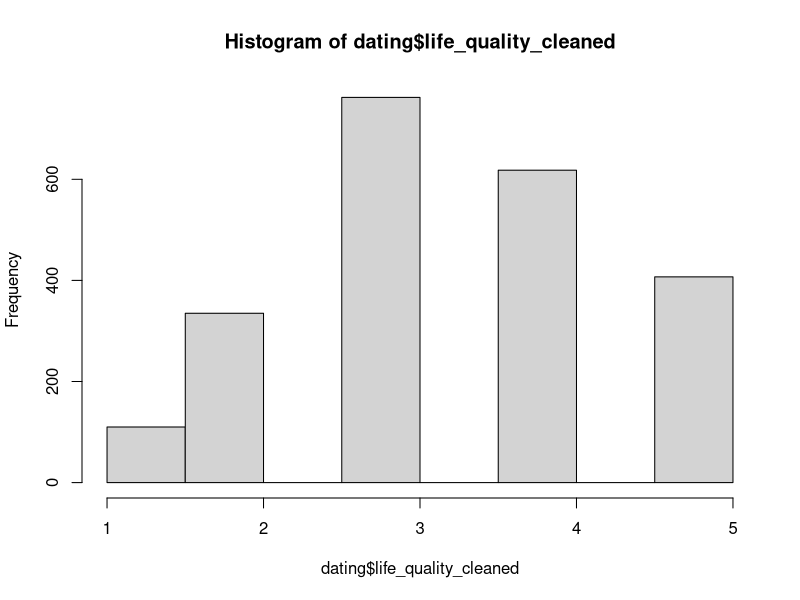
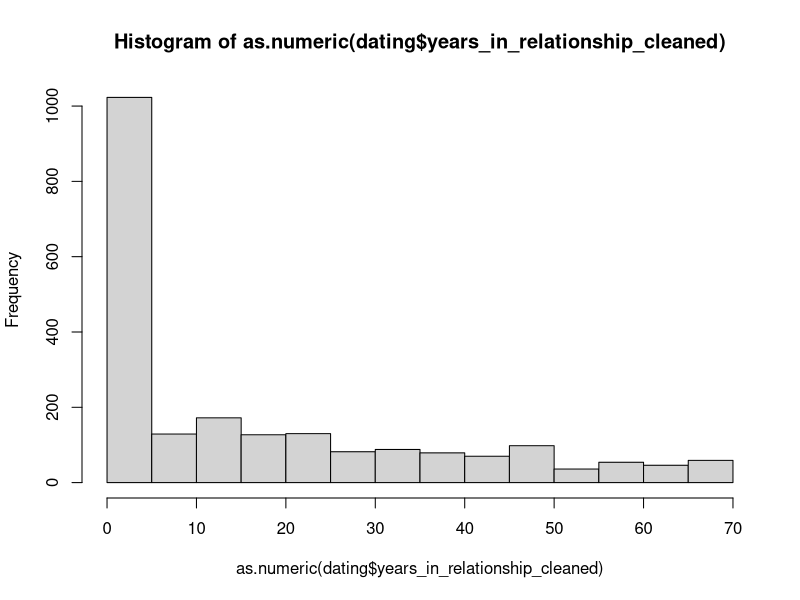
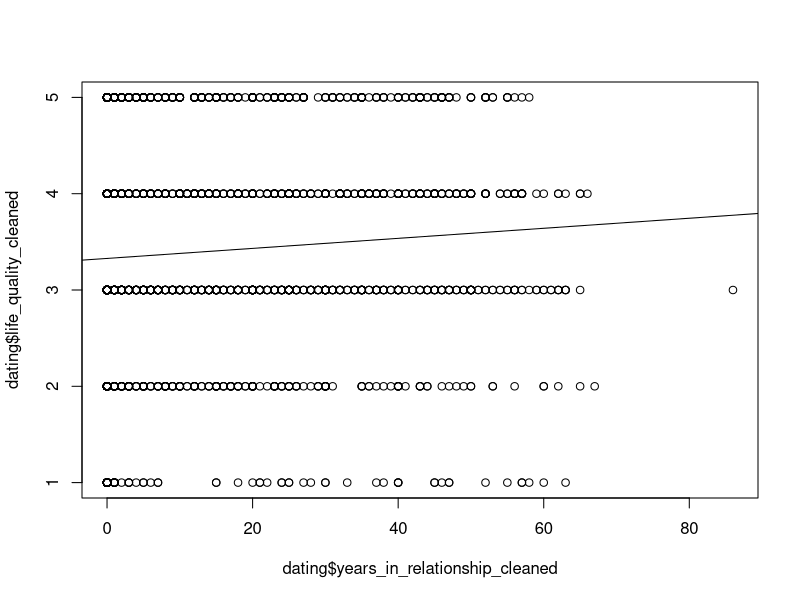
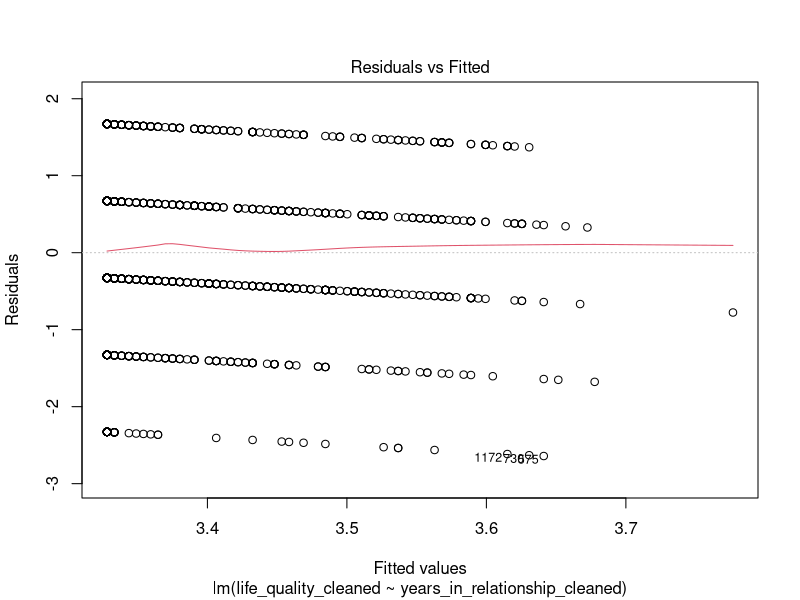
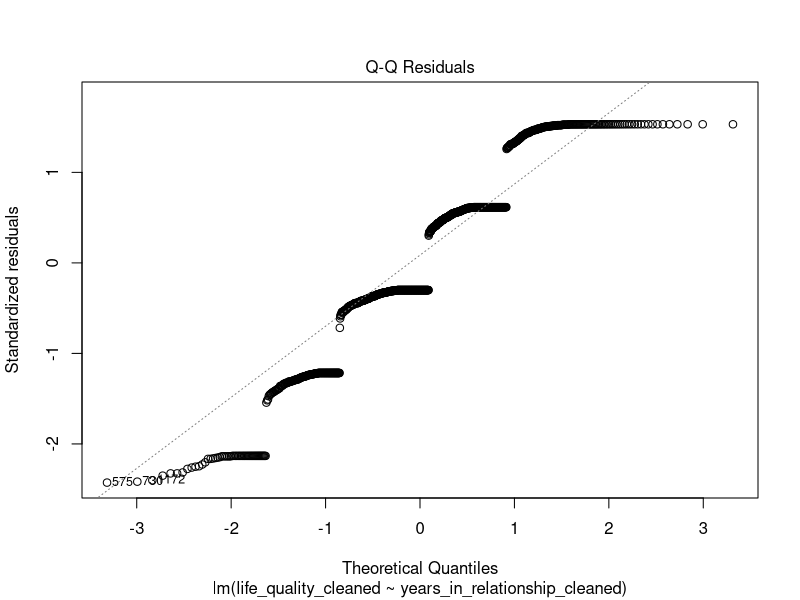
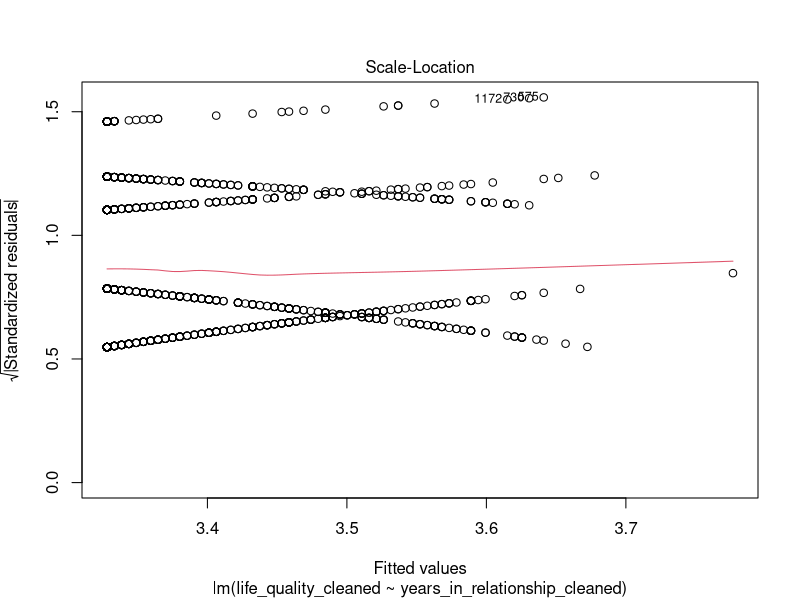
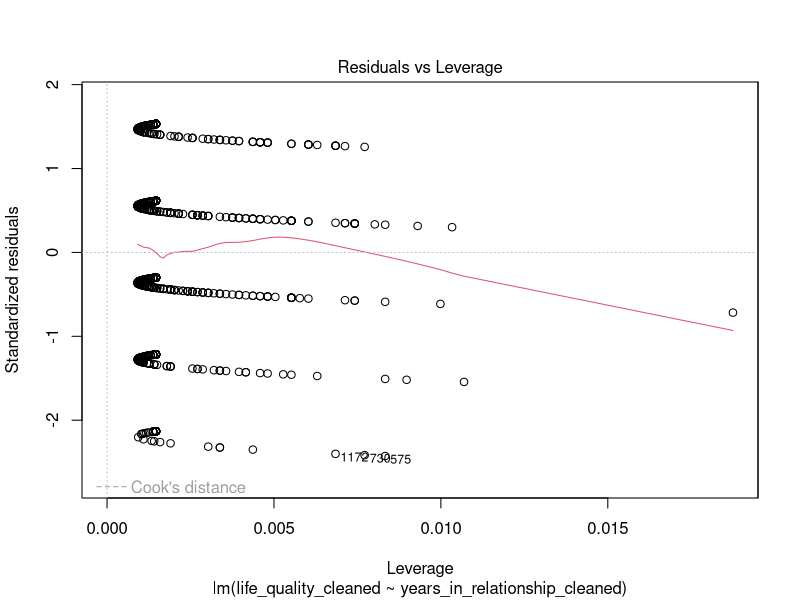

The R source for these figures, in order:
## ---- chunk 1
#set up working envrionment
##running on macbook air, set relevant directory
setwd('/Users/ceccarelli/MIDS/DATASCI_W203/Assignments/Labs/Final Exam/')
rm( list = ls() )

#Load relevant packages
#library(ggplot2)
library(car)
library(psych)
library(gmodels)
library(MASS)
library(plyr)

#load supplied R data file
dating <- read.csv("Dating.csv",header = TRUE)

#inspect life_quality variable
summary(dating$life_quality)
levels(dating$life_quality)

#wrapper function to easily recode factors
changelevels <- function(f, ...) {
    f <- as.factor(f)
    levels(f) <- list(...)
    f
}

dating$life_quality_cleaned <- changelevels(dating$life_quality, "5"=c("1"), "4"=c("2"), "3"=c("3"),"2"=c("4"),"1"=c("5"),"NA"=c("Don't know","Refused"))

levels(dating$life_quality_cleaned)

##appears NA is a string in dating$life_quality_cleaned, recode to true NA
is.na(dating) <- dating=="NA"

# Can fix the remaining "NA" after fix by recreating the factor 
dating$life_quality_cleaned <- factor(dating$life_quality_cleaned)

#check summary output
summary(dating$life_quality_cleaned)

#convert to numeric to use in regression using ali's method
dating$life_quality_cleaned <- as.numeric(as.character(dating$life_quality_cleaned))

#compute the mean for life quality to answer 15. a
mean(dating$life_quality_cleaned, na.rm =TRUE)

summary(dating$life_quality_cleaned)

hist(dating$life_quality_cleaned)


##review values for dating$years_in_relationship & age
counts_yrs = as.data.frame(table(dating$years_in_relationship))
#counts_yrs[with(counts_yrs,order(-Freq)),]

counts_age = as.data.frame(table(dating$age))
#counts_age[with(counts_age,order(-Freq)),]

dating$years_in_relationship_cleaned <- dating$years_in_relationship


#in this instance, use plyr instead to mapvalues
dating$years_in_relationship_cleaned <- mapvalues(dating$years_in_relationship_cleaned, from = c(" ","Refused"), to= c("NA", "NA"))

##appears NA is a string in dating$years_in_relationship_cleaned, recode to true NA
is.na(dating) <- dating=="NA"

# Can fix the remaining "NA" after fix by recreating the factor 
dating$years_in_relationship_cleaned <- factor(dating$years_in_relationship_cleaned)

#recheck counts to make sure nothing amiss
counts = as.data.frame(table(dating$years_in_relationship_cleaned))
#counts[with(counts,order(-Freq)),]

#check total counts, 59 NA's not included
sum(as.numeric(counts$Freq))
hist(as.numeric(dating$years_in_relationship_cleaned))

#update to be numeric following Alis Guidance
dating$years_in_relationship_cleaned <- as.numeric(as.character(dating$years_in_relationship_cleaned))

##finally, check for spurious values when years_in_relationship exceeds age
dating$years_in_relationship_cleaned.spurious <- as.numeric(as.character(dating$years_in_relationship_cleaned)) > dating$age

table(dating$years_in_relationship_cleaned.spurious)

##One value where this occurs, recode to NA
#View(data.frame(dating[dating[,"years_in_relationship_cleaned.spurious"],]))

is.na(dating$years_in_relationship_cleaned) <- dating$years_in_relationship_cleaned.spurious==TRUE

dating$years_in_relationship_cleaned <- factor(dating$years_in_relationship_cleaned)

dating$years_in_relationship_cleaned <- as.numeric(as.character(dating$years_in_relationship_cleaned))
#compute the mean for life quality to answer 15. b
mean(dating$years_in_relationship_cleaned,  na.rm =TRUE)

##check use_internet 
summary(dating$use_internet)

#remap values
dating$use_internet_cleaned <- mapvalues(dating$use_internet, from = c(" ","Don't know","Refused"), to= c("NA","NA","NA"))

## NA is a string in dating$use_internet_cleaned, recode to true NA
is.na(dating) <- dating=="NA"

# Can fix the remaining "NA" after fix by recreating the factor 
dating$use_internet_cleaned<- factor(dating$use_internet_cleaned)

##check use_internet again
summary(dating$use_internet_cleaned)

#compute lim_rows logical vector for the 3 variables in question
lim_rows = complete.cases(dating$life_quality_cleaned, dating$use_internet_cleaned, dating$years_in_relationship_cleaned)

## just the complete cases, count the rows with nrow to answer 15. c
dating_lim = dating[lim_rows,]
nrow(dating_lim)


lmod1 <- lm(life_quality_cleaned ~ years_in_relationship_cleaned, dating_lim)
plot(dating$life_quality_cleaned ~ dating$years_in_relationship_cleaned)
abline(lmod1)

##plot model to review
plot(lmod1)

summary(lmod1)
#first models coefficient
coef(lmod1)

#fit multivariate ols linear model: life_quality outcome, use_internet
#and years_in relationship as predictors
lmod2 <- lm(life_quality_cleaned ~ years_in_relationship_cleaned + use_internet_cleaned, dating_lim)

summary(lmod2)
coef(lmod2)

# compare the model improvement with anova
anova(lmod1, lmod2)

# also check the AIC
AIC(lmod1)
AIC(lmod2)



## ---- chunk 2
summary(dating$flirted_online)

#remap values
dating$flirted_online_cleaned <- mapvalues(dating$flirted_online, from = c(" ","Don't know","Refused"), to= c("NA","NA","NA"))

## NA is a string in dating$flirted_online_cleaned, recode to true NA
is.na(dating) <- dating=="NA"

# Can fix the remaining "NA" after fix by recreating the factor 
dating$flirted_online_cleaned<- factor(dating$flirted_online_cleaned)

summary(dating$flirted_online_cleaned)


#create dummy variables
contrasts(dating$flirted_online_cleaned)<-contr.treatment(2,base = 1)

levels(dating$flirted_online_cleaned)

summary(dating$flirted_online_cleaned)

dating$flirted_online_cleaned_recode <- ifelse(dating$flirted_online_cleaned=="Yes", 1, 0)

#t=table(dating$flirted_online_cleaned)
#D = data.frame( matrix(t,ncol=2))
#D$num.obs = D[,1]+D[,2]
#D$srate = D[,2]/D$num.obs

##check updated values
summary(dating$flirted_online_cleaned_recode)

##compute mean
mean(dating$flirted_online_cleaned_recode, na.rm=TRUE)

#compute odds for question 16. a
mean(dating$flirted_online_cleaned_recode, na.rm=TRUE)/(1-mean(dating$flirted_online_cleaned_recode, na.rm=TRUE))


#review usr variable
summary(dating$usr)

dating$usr_cleaned <- mapvalues(dating$usr, from = c(" "), to= c("NA"))

## NA is a string in dating$flirted_online_cleaned, recode to true NA
is.na(dating) <- dating=="NA"

# Can fix the remaining "NA" after fix by recreating the factor 
dating$usr_cleaned<- factor(dating$usr_cleaned)

summary(dating$usr_cleaned)

# Only incorporate complete cases
#compute lim_rows logical vector for the 3 variables in question
lim_rows_glm = complete.cases(dating$flirted_online_cleaned_recode, dating$usr_cleaned)

## just the complete cases
dating_lim_glm = dating[lim_rows_glm,]
summary(dating_lim_glm$usr_cleaned)

#create dummy variables, make surburban base case
#contrasts(dating$usr_cleaned)<-contr.treatment(3,base = 1)
#dating$usr_cleaned

## Begin with a bivariate logistic regression given 
model1 = glm(flirted_online_cleaned_recode ~ usr_cleaned, data=dating_lim_glm, family=binomial())

#grab AIC criterion
summary(model1)

exp(coef(model1))

#output odds, manually create odds ratio in answer
exp(coef(model1))

##odds ratio
2.1015464/0.1589404 
